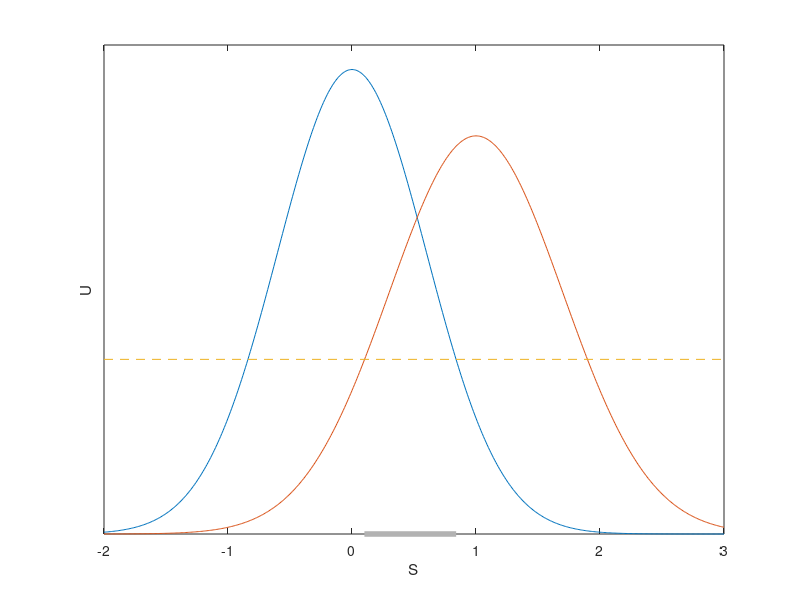
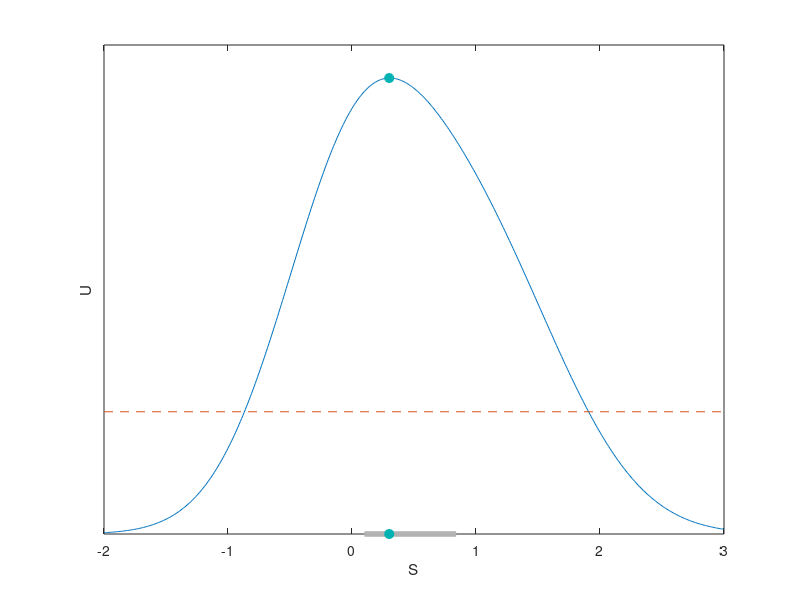

Source code (MATLAB) for these figures, in order:
x = [-2:.01: 3];

x1 = x;
y1 = normpdf(x1,0,0.6);

x2 = x;
y2 = normpdf(x2,1,0.7);

y= y1+y2;

figure(1)
plot(x1,y1)
hold on
plot(x2,y2)
hold on
threshold = 0.25;
line([-2,3],[threshold,threshold],'LineStyle','--')

[~,temp_index1] = min(abs(y1((length(y1)-1)/2+1:end)-threshold));
[~,temp_index2] = min(abs(y2(1:(length(y2)-1)/2)-threshold));
hold on

region_color = [0.7 0.7 0.7];
regionX = x(temp_index2:temp_index1+(length(y1)-1)/2);
if sum(diff(regionX)>0.010001) ==0 
   line([regionX(1),regionX(end)],[0,0], 'Color',region_color,'LineWidth',4)
   hold off
else
   midPoint = find(diff(regionX)>0.01001);
   line([regionX(1),regionX(midPoint)],[0,0], 'Color',region_color,'LineWidth',4)
   hold on
   line([regionX(midPoint+1),regionX(end)],[0,0], 'Color',region_color,'LineWidth',4)
   hold off
end
hold off
ylabel('U')
yticks([])
xlabel('S')

figure(2)
plot(x1,y)
hold on
line([-2,3],[threshold,threshold],'LineStyle','--')
hold on
if sum(diff(regionX)>0.010001) ==0 
   line([regionX(1),regionX(end)],[0,0], 'Color',region_color,'LineWidth',4)
else
   midPoint = find(diff(regionX)>0.01001);
   line([regionX(1),regionX(midPoint)],[0,0], 'Color',region_color,'LineWidth',4)
   hold on
   line([regionX(midPoint+1),regionX(end)],[0,0], 'Color',region_color,'LineWidth',4)
end

hold on
[max_v, max_i] =  max(y);
scatter(x(max_i),max_v,'MarkerEdgeColor',[0 .7 .7],'MarkerFaceColor',[0 .7 .7],'LineWidth',1.5)
hold on
scatter(x(max_i),0,'MarkerEdgeColor',[0 .7 .7],'MarkerFaceColor',[0 .7 .7],'LineWidth',1.5)
hold off


ylabel('U')
yticks([])
xlabel('S')
